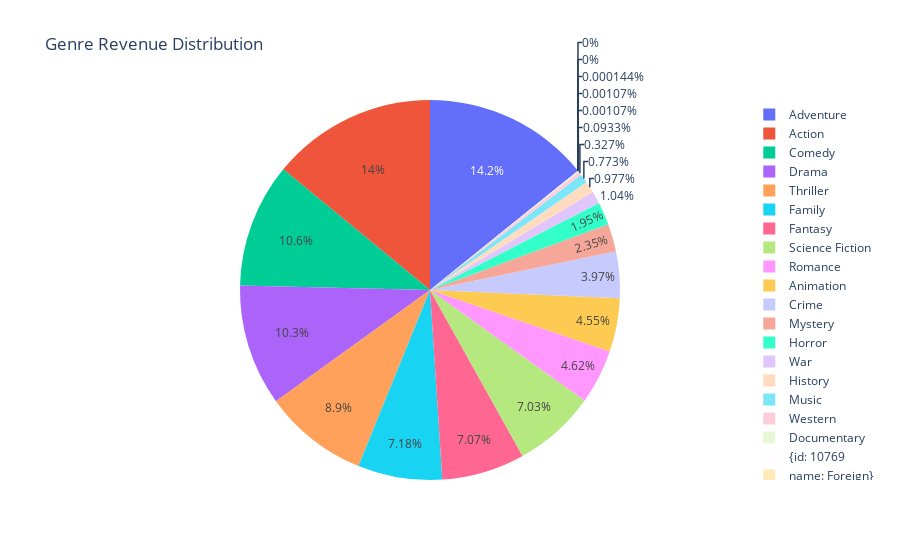

Write notebook code for a chart like this one.
### Code cell
# Load the CSV file into a DataFrame
df = pd.read_csv('data/tmdb_5000_movies.csv')

# Define a function to clean up the "genres" column
def clean_genres(genres_str):
    genres_list = genres_str.strip('[]').replace('"', '').split(', ')
    return [genre.strip() for genre in genres_list]

# Apply the clean_genres function to the "genres" column
df['genres'] = df['genres'].apply(clean_genres)

# Create an empty dictionary to store genre revenue totals
genre_revenue_totals = {}

# Iterate through rows and calculate total revenue for each genre
for index, row in df.iterrows():
    for genre in row['genres']:
        if genre in genre_revenue_totals:
            genre_revenue_totals[genre] += row['revenue']
        else:
            genre_revenue_totals[genre] = row['revenue']

# Convert the dictionary to a DataFrame
genre_revenue_df = pd.DataFrame(list(genre_revenue_totals.items()), columns=['Genre', 'Total Revenue'])

# Sort the DataFrame by total revenue
genre_revenue_df = genre_revenue_df.sort_values(by='Total Revenue', ascending=False)

# Create a pie chart using Plotly
fig = px.pie(
    genre_revenue_df,
    values='Total Revenue',
    names='Genre',
    title='Genre Revenue Distribution',
    hover_name='Genre',  # Display genre names when hovering
)

# Show the interactive pie chart
fig.show()

### Figure 1 — Plotly figure (JSON) as saved in the notebook; plotly's stock layout.template omitted (floating-point values rounded to 4 significant figures)
{"data": [{"domain": {"x": [0, 1], "y": [0, 1]}, "hovertemplate": "<b>%{hovertext}</b><br><br>Genre=%{label}<br>Total Revenue=%{value}<extra></extra>", "hovertext": ["Adventure", "Action", "Comedy", "Drama", "Thriller", "Family", "Fantasy", "Science Fiction", "Romance", "Animation", "Crime", "Mystery", "Horror", "War", "History", "Music", "Western", "Documentary", "{id: 10769", "name: Foreign}", "", "{id: 10770", "name: TV Movie}"], "labels": ["Adventure", "Action", "Comedy", "Drama", "Thriller", "Family", "Fantasy", "Science Fiction", "Romance", "Animation", "Crime", "Mystery", "Horror", "War", "History", "Music", "Western", "Documentary", "{id: 10769", "name: Foreign}", "", "{id: 10770", "name: TV Movie}"], "legendgroup": "", "name": "", "showlegend": true, "type": "pie", "values": [164841561551, 162959914515, 122760517608, 119710983984, 103250426269, 83283238689, 81982199925, 81564235745, 53642137545, 52812167865, 46040860686, 27248722761, 22599894663, 12118445911, 11332141732, 8964351078, 3792169111, 1082277678, 12398151, 12398151, 1672730, 0, 0]}], "layout": {"legend": {"tracegroupgap": 0}, "title": {"text": "Genre Revenue Distribution"}}}
